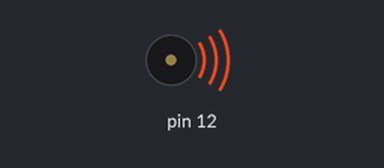
Bench run of a sketch on a simulated Arduino Uno, built with avr-gcc and run on an emulated ATmega328P. On the bench: buzzer (waves = sounding).

Above: at 0.1 s.
At 10.6 s:
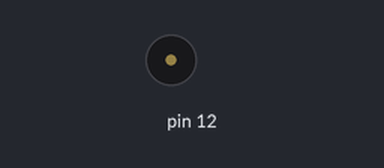
Timing chart, 0 to 12.1 s (numbered marks = the images above):
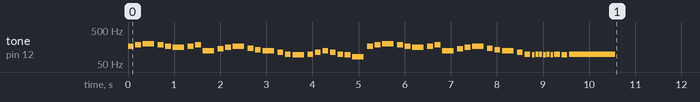

The sketch:

bach_bourre_arduino.ino
```cpp
#include "pitches.h"

int melody[] = {
  NOTE_E3, NOTE_FS3, NOTE_G3, NOTE_FS3, NOTE_E3, NOTE_DS3, NOTE_E3, NOTE_FS3, NOTE_B2, NOTE_CS3, NOTE_DS3, NOTE_E3, NOTE_D3, NOTE_C3, NOTE_B2, NOTE_A2, NOTE_G2, NOTE_FS2, NOTE_G2, NOTE_A2, NOTE_B2, NOTE_A2, NOTE_G2, NOTE_FS2, NOTE_E2,
  NOTE_E3, NOTE_FS3, NOTE_G3, NOTE_FS3, NOTE_E3, NOTE_DS3, NOTE_E3, NOTE_FS3, NOTE_B2, NOTE_CS3, NOTE_DS3, NOTE_E3, NOTE_D3, NOTE_C3, NOTE_B2, NOTE_A2, NOTE_G2, NOTE_FS2, NOTE_G2, NOTE_G2, NOTE_FS2, NOTE_G2, NOTE_FS2, NOTE_G2, NOTE_FS2, NOTE_G2, NOTE_FS2, NOTE_G2, NOTE_G2
};

int noteDurations[] = {
  8, 8, 4, 8, 8, 4, 8, 8, 4, 8, 8, 4, 8, 8, 4, 8, 8, 4, 8, 8, 8, 8, 8, 8, 4, 8, 8, 4, 8, 8, 4, 8, 8, 4, 8, 8, 4, 8, 8, 4, 8, 8, 16, 16, 16, 16, 16, 16, 8, 8, 1
};

void setup() {
  for (int thisNote = 0; thisNote < 51; thisNote++) {
    int noteDuration = 1000 / noteDurations[thisNote];
    tone(12, melody[thisNote], noteDuration);
    int pauseBetweenNotes = noteDuration * 1.30;
    delay(pauseBetweenNotes);
    noTone(8);
  }
}

void loop() {
}
```

pitches.h
```cpp
/*************************************************
   Public Constants
 *************************************************/

#define NOTE_B0 31
#define NOTE_C1 33
#define NOTE_CS1 35
#define NOTE_D1 37
#define NOTE_DS1 39
#define NOTE_E1 41
#define NOTE_F1 44
#define NOTE_FS1 46
#define NOTE_G1 49
#define NOTE_GS1 52
#define NOTE_A1 55
#define NOTE_AS1 58
#define NOTE_B1 62
#define NOTE_C2 65
#define NOTE_CS2 69
#define NOTE_D2 73
#define NOTE_DS2 78
#define NOTE_E2 82
#define NOTE_F2 87
#define NOTE_FS2 93
#define NOTE_G2 98
#define NOTE_GS2 104
#define NOTE_A2 110
#define NOTE_AS2 117
#define NOTE_B2 123
#define NOTE_C3 131
#define NOTE_CS3 139
#define NOTE_D3 147
#define NOTE_DS3 156
#define NOTE_E3 165
#define NOTE_F3 175
#define NOTE_FS3 185
#define NOTE_G3 196
#define NOTE_GS3 208
#define NOTE_A3 220
#define NOTE_AS3 233
#define NOTE_B3 247
#define NOTE_C4 262
#define NOTE_CS4 277
#define NOTE_D4 294
#define NOTE_DS4 311
#define NOTE_E4 330
#define NOTE_F4 349
#define NOTE_FS4 370
#define NOTE_G4 392
#define NOTE_GS4 415
#define NOTE_A4 440
#define NOTE_AS4 466
#define NOTE_B4 494
#define NOTE_C5 523
#define NOTE_CS5 554
#define NOTE_D5 587
#define NOTE_DS5 622
#define NOTE_E5 659
#define NOTE_F5 698
#define NOTE_FS5 740
#define NOTE_G5 784
#define NOTE_GS5 831
#define NOTE_A5 880
#define NOTE_AS5 932
#define NOTE_B5 988
#define NOTE_C6 1047
#define NOTE_CS6 1109
#define NOTE_D6 1175
#define NOTE_DS6 1245
#define NOTE_E6 1319
#define NOTE_F6 1397
#define NOTE_FS6 1480
#define NOTE_G6 1568
#define NOTE_GS6 1661
#define NOTE_A6 1760
#define NOTE_AS6 1865
#define NOTE_B6 1976
#define NOTE_C7 2093
#define NOTE_CS7 2217
#define NOTE_D7 2349
#define NOTE_DS7 2489
#define NOTE_E7 2637
#define NOTE_F7 2794
#define NOTE_FS7 2960
#define NOTE_G7 3136
#define NOTE_GS7 3322
#define NOTE_A7 3520
#define NOTE_AS7 3729
#define NOTE_B7 3951
#define NOTE_C8 4186
#define NOTE_CS8 4435
#define NOTE_D8 4699
#define NOTE_DS8 4978
```
